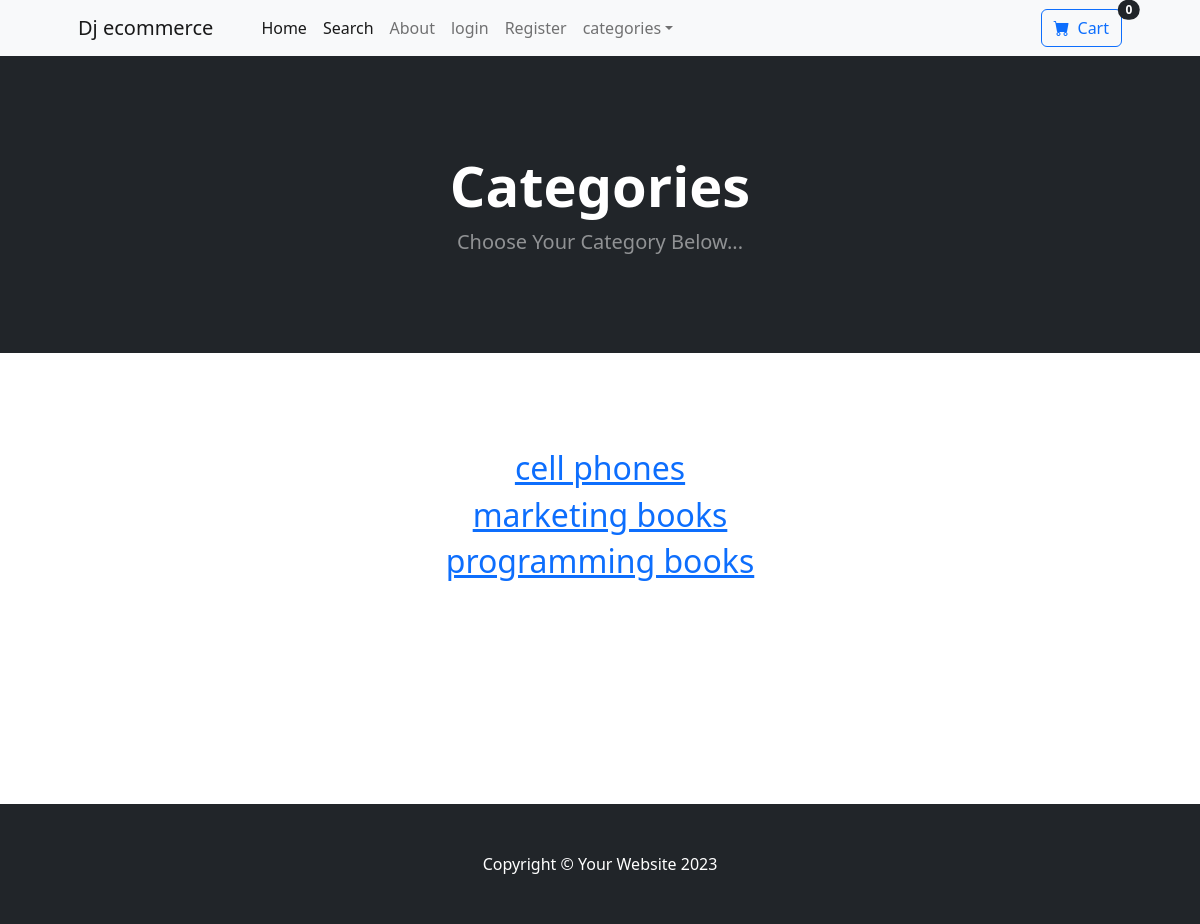
The app's page /category_summary/ with its own data.
### core/models.py (models this page shows)
class Category(models.Model):
  name = models.CharField(max_length=50)
  def __str__(self) -> str:
    return self.name
  class Meta:
    verbose_name_plural = 'categories'

### core/views.py (the view)
# urls.py: path('category_summary/',views.category_summary,name='category_summary'),
def category_summary(request):
  categories = Category.objects.all()
  return render(request,'category_summary.html',{"categories":categories})

### cart/cart.py (called while the page is built)
    def __len__(self):
        return sum(self.cart.values())

### cart/context_processors.py (called while the page is built)
def cart(request):
  return {'cart':Cart(request)}

### templates/category_summary.html
{% extends 'base.html' %}
{% block content %}
        <header class="bg-dark py-5">
          <div class="container px-4 px-lg-5 my-5">
              <div class="text-center text-white">
                  <h1 class="display-4 fw-bolder">Categories</h1>
                  <p class="lead fw-normal text-white-50 mb-0">Choose Your Category Below...</p>
              </div>
          </div>
      </header>
      <div class="container">
        <div class="row">
          <center>
            <div class="col-8">
              <br><br><br><br>
                {% for category in categories%}
                <h2> <a href="{% url 'category' category %}">{{category}}</a></h2>
                {%endfor%}
              <br><br><br><br><br><br><br><br><br>
            </div>
          </center>
        </div>
      </div>
{% endblock content %}

### records on screen
Category: name "cell phones"
Category: name "marketing books"
Category: name "programming books"

### other values on screen
{{ cart|length }} "0"
